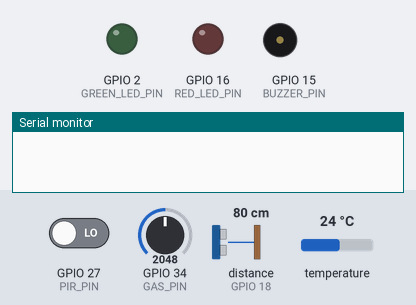
Recording of a program running on a simulated ESP32. Shown: output pins drawn as LEDs (lit = HIGH), buzzer (waves = sounding, pin HIGH), the last lines printed to the serial monitor. Wiring (from diagram.json): ultrasonic range finder: trigger GPIO 5; echo GPIO 18. The test bench sets the inputs (shaded band); at power-on: distance to the obstacle (sensor on GPIO 18) 80 cm, temperature 24 °C, GPIO 34 (GAS_PIN) = 2048, GPIO 27 (PIR_PIN) LOW (analog values on the 0–4095 scale). The echo pulse lasts 58.3 µs per cm; WiFi joins after 1.5 s; servers stay silent unless stated; random numbers use the default seed unless the program sets one; no MQTT or app messages arrive unless stated; pins used as bus, display or sensor lines are not drawn.

Above: at 0.0 s.
At 2.8 s:
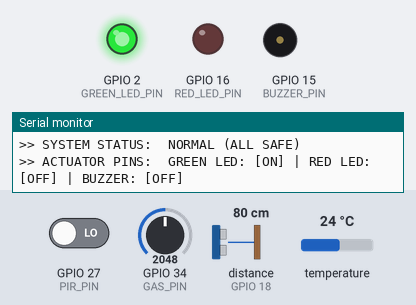
2.9 s: distance to the obstacle (sensor on GPIO 18) set to 2 cm
At 7.4 s:
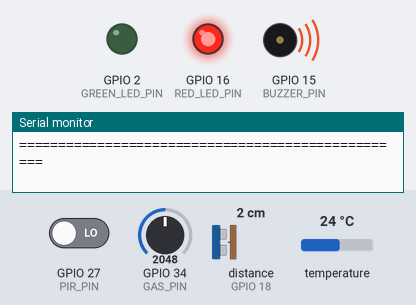
8.2 s: temperature set to 33 °C
12.2 s: GPIO 34 (GAS_PIN) set to 491
16.2 s: GPIO 27 (PIR_PIN) driven HIGH
Timing chart, 0 to 19.2 s (numbered marks = the images above; inputs shaded):
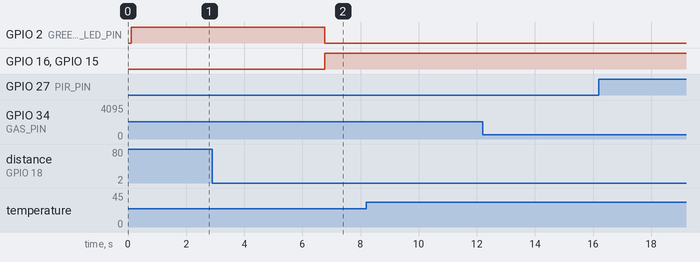

The program:

main.cpp
```cpp
/**
 * IoT-Based Smart Warehouse Monitoring System
 * Platform: ESP32 (Wokwi Simulation)
 *
 * Core Objectives:
 * 1. Monitor ambient temperature/humidity, hazardous gas levels, motion intrusion, and stock levels.
 * 2. Trigger localized hardware indicators (Green/Red LEDs, Buzzer) when safety thresholds are breached.
 * 3. Serialize telemetry into lightweight JSON payload and publish over Wi-Fi via MQTT protocol.
 *
 * Pin Mapping:
 * - DHT22 Data:        GPIO 4
 * - MQ-2 Gas Analog:   GPIO 34
 * - PIR Motion Sensor: GPIO 27
 * - HC-SR04 Trig:      GPIO 5
 * - HC-SR04 Echo:      GPIO 18
 * - Green LED:         GPIO 2 (220 ohm resistor)
 * - Red LED:           GPIO 16 (220 ohm resistor)
 * - Buzzer:            GPIO 15
 */

#include <Arduino.h>
#include <WiFi.h>
#include <PubSubClient.h>
#include <ArduinoJson.h>
#include <OneWire.h>
#include <DallasTemperature.h>
// ================= Pin Definitions =================
#define DHT_PIN         4
#define GAS_PIN         34
#define PIR_PIN         27
#define TRIG_PIN        5
#define ECHO_PIN        18
#define GREEN_LED_PIN   2
#define RED_LED_PIN     16
#define BUZZER_PIN      15

// ================= Alert Thresholds =================
#define TEMP_THRESHOLD_C     30.0f   // Alert if > 30 deg C
#define GAS_THRESHOLD_RAW    300     // Alert if scaled gas_raw > 300
#define LOW_STOCK_THRESHOLD  20      // Alert if stock < 20%
#define DIST_MIN_STOCK_CM    5.0f    // 5 cm = 100% stock
#define DIST_MAX_STOCK_CM    35.0f   // 35 cm = 0% stock

// ================= Network Configuration =================
const char* WIFI_SSID     = "Wokwi-GUEST";
const char* WIFI_PASSWORD = "";

// Public MQTT Broker
const char* MQTT_BROKER   = "broker.emqx.io";
const int   MQTT_PORT     = 1883;
const char* MQTT_TOPIC    = "warehouse/zone1/telemetry";

// Telemetry Polling Rate (2.0 seconds interval to match DHT22 0.5Hz sample rate)
const unsigned long POLL_INTERVAL_MS = 2000;

// ================= Global Instances =================
OneWire oneWire(DHT_PIN);
DallasTemperature tempSensor(&oneWire);
WiFiClient espClient;
PubSubClient mqttClient(espClient);

unsigned long lastPollTime = 0;
float lastValidDistance = 15.2f;
float lastValidTemp = 25.4f;


// ================= Function Declarations =================
void setupWiFi();
void reconnectMQTT();
float readUltrasonicDistance();
int calculateStockPercentage(float distanceCm);
int readCalibratedGasRaw();
void updateLocalAlarms(bool alert);
void publishTelemetry(float tempC, int gasRaw, int motion, float distanceCm, int stockPct, int alertStatus);

// ================= Setup =================
void setup() {
  Serial.begin(115200);
  delay(100);

  Serial.println("\n==================================================");
  Serial.println("  ESP32 SMART WAREHOUSE MONITORING NODE (IoE)    ");
  Serial.println("==================================================");

  // Use 10-bit ADC resolution (0 - 1023)
  analogReadResolution(10);

  // Initialize GPIO Pins
  pinMode(PIR_PIN, INPUT);
  pinMode(TRIG_PIN, OUTPUT);
  pinMode(ECHO_PIN, INPUT);
  pinMode(GREEN_LED_PIN, OUTPUT);
  pinMode(RED_LED_PIN, OUTPUT);
  pinMode(BUZZER_PIN, OUTPUT);

  // Initial actuator states (Safe: Green LED ON, Red OFF, Buzzer OFF)
  digitalWrite(GREEN_LED_PIN, HIGH);
  digitalWrite(RED_LED_PIN, LOW);
  digitalWrite(BUZZER_PIN, LOW);

  // Initialize DS18B20 Sensor
  tempSensor.begin();
  Serial.println("[INIT] DS18B20 sensor initialized on GPIO 4");


  // Configure MQTT socket timeout to 1s to prevent watchdog stalls
  mqttClient.setSocketTimeout(1);
  mqttClient.setServer(MQTT_BROKER, MQTT_PORT);

  // Connect to Wi-Fi non-blockingly
  setupWiFi();

  Serial.println("[INIT] System initialization complete. Starting monitor loop...\n");
}

// ================= Main Loop =================
void loop() {
  // Yield CPU time for ESP32 background tasks and Wi-Fi
  yield();

  // Maintain MQTT Connection non-blockingly
  if (WiFi.status() == WL_CONNECTED) {
    if (!mqttClient.connected()) {
      reconnectMQTT();
    }
    mqttClient.loop();
  }

  // Periodic sensor acquisition and telemetry evaluation
  unsigned long currentMillis = millis();
  if (currentMillis - lastPollTime >= POLL_INTERVAL_MS) {
    lastPollTime = currentMillis;

    // 1. Read DS18B20 Temperature
    tempSensor.requestTemperatures();
    float temperature = tempSensor.getTempCByIndex(0);
    if (temperature == DEVICE_DISCONNECTED_C || temperature < -50.0f) {
      temperature = lastValidTemp;
    } else {
      lastValidTemp = temperature;
    }

    // 2. Read MQ-2 Gas Sensor (calibrated to IoE protocol scale)
    int gasRaw = readCalibratedGasRaw();

    // 3. Read PIR Motion Sensor (GPIO 27)
    int motion = digitalRead(PIR_PIN);

    // 4. Read HC-SR04 Ultrasonic Distance (GPIO 5, 18)
    float distanceCm = readUltrasonicDistance();

    // 5. Calculate Stock Percentage (5cm=100%, 35cm=0%)
    int stockPct = calculateStockPercentage(distanceCm);

    // ==========================================
    // 6. Evaluate Alert Conditions & Grace Period
    // ==========================================
    bool highTempAlert   = (temperature > TEMP_THRESHOLD_C);
    bool gasLeakAlert    = (gasRaw > GAS_THRESHOLD_RAW);
    bool motionAlert     = (motion == HIGH);
    bool lowStockAlert   = (stockPct < LOW_STOCK_THRESHOLD);

    // 5-Second Startup Grace Period to prevent false alarms
    bool isWarmup = (millis() < 5000);
    bool globalAlert = false;

    if (isWarmup) {
      // Suppress alerts while sensors stabilize
      globalAlert = false;
    } else {
      globalAlert = highTempAlert || gasLeakAlert || motionAlert || lowStockAlert;
    }

    int alertStatus = globalAlert ? 1 : 0;

    // 7. Update Hardware Actuators (LEDs & Buzzer)
    updateLocalAlarms(globalAlert);

    // 8. Publish Telemetry over MQTT
    publishTelemetry(temperature, gasRaw, motion, distanceCm, stockPct, alertStatus);

    // 9. Serial Diagnostics
    Serial.println("==================================================");
    Serial.printf("[1] DS18B20 Temp:  %.1f C   --> %s (Limit > %.0f C)\n",
                  temperature, highTempAlert ? "*** ALERT: HIGH TEMP ***" : "[OK]", TEMP_THRESHOLD_C);
    Serial.printf("[2] Gas (Slider):  %d        --> %s (Limit > %d)\n",
                  gasRaw, gasLeakAlert ? "*** ALERT: GAS LEAK ***" : "[OK]", GAS_THRESHOLD_RAW);
    Serial.printf("[3] PIR Motion:    %s     --> %s\n",
                  motion == HIGH ? "DETECTED" : "NONE", motionAlert ? "*** ALERT: INTRUSION ***" : "[OK]");
    Serial.printf("[4] HC-SR04 Dist:  %.1f cm   --> Stock: %d %% %s (Limit < %d %%)\n",
                  distanceCm, stockPct, lowStockAlert ? "*** ALERT: LOW STOCK ***" : "[OK]", LOW_STOCK_THRESHOLD);
    Serial.println("--------------------------------------------------");
    Serial.printf(">> SYSTEM STATUS:  %s\n", globalAlert ? ">>> ALERT ACTIVE <<<" : "NORMAL (ALL SAFE)");
    Serial.printf(">> ACTUATOR PINS:  GREEN LED: [%s] | RED LED: [%s] | BUZZER: [%s]\n",
                  globalAlert ? "OFF" : "ON",
                  globalAlert ? "ON" : "OFF",
                  globalAlert ? "ON" : "OFF");
    Serial.println("==================================================\n");
  }
}

// ================= Wi-Fi Setup =================
void setupWiFi() {
  Serial.print("[WiFi] Connecting to AP: ");
  Serial.println(WIFI_SSID);

  WiFi.mode(WIFI_STA);
  WiFi.begin(WIFI_SSID, WIFI_PASSWORD);

  // Quick non-blocking attempt (max 3 seconds)
  int retries = 0;
  while (WiFi.status() != WL_CONNECTED && retries < 6) {
    delay(500);
    Serial.print(".");
    retries++;
  }

  if (WiFi.status() == WL_CONNECTED) {
    Serial.println("\n[WiFi] Connected successfully!");
    Serial.print("[WiFi] IP Address: ");
    Serial.println(WiFi.localIP());
  } else {
    Serial.println("\n[WiFi] Connecting in background...");
  }
}

// ================= MQTT Reconnection =================
void reconnectMQTT() {
  if (WiFi.status() != WL_CONNECTED) {
    return;
  }

  static unsigned long lastReconnectAttempt = 0;
  unsigned long now = millis();

  // Retry connection every 5 seconds without blocking
  if (now - lastReconnectAttempt > 5000) {
    lastReconnectAttempt = now;
    Serial.print("[MQTT] Connecting to broker... ");

    String clientId = "ESP32-WarehouseNode-" + String(random(0xffff), HEX);
    if (mqttClient.connect(clientId.c_str())) {
      Serial.println("Connected!");
    } else {
      Serial.print("Failed (rc=");
      Serial.print(mqttClient.state());
      Serial.println("), will retry...");
    }
  }
}

// ================= Gas Sensor Normalization =================
int readCalibratedGasRaw() {
  // Using Slide Potentiometer directly simulating 0-1023 analog gas level
  return analogRead(GAS_PIN);
}

// ================= Ultrasonic Measurement =================
float readUltrasonicDistance() {
  digitalWrite(TRIG_PIN, LOW);
  delayMicroseconds(2);
  digitalWrite(TRIG_PIN, HIGH);
  delayMicroseconds(10);
  digitalWrite(TRIG_PIN, LOW);

  // Measure pulse duration (timeout: 30ms -> ~5m max distance)
  long durationUs = pulseIn(ECHO_PIN, HIGH, 30000);
  if (durationUs <= 0) {
    // Retain last valid distance to avoid triggering false 0% stock alerts
    return lastValidDistance;
  }

  float distance = durationUs * 0.0343f / 2.0f;
  // Valid HC-SR04 physical range is 2cm - 400cm
  if (distance < 2.0f || distance > 400.0f) {
    return lastValidDistance;
  }

  lastValidDistance = distance;
  return distance;
}

// ================= Stock Calculation =================
int calculateStockPercentage(float distanceCm) {
  // 5 cm = 100% stock, 35 cm = 0% stock
  int stock = map((int)distanceCm, (int)DIST_MIN_STOCK_CM, (int)DIST_MAX_STOCK_CM, 100, 0);
  return constrain(stock, 0, 100);
}

// ================= Local Alarm Control =================
void updateLocalAlarms(bool alert) {
  if (alert) {
    digitalWrite(GREEN_LED_PIN, LOW);
    digitalWrite(RED_LED_PIN, HIGH);
    digitalWrite(BUZZER_PIN, HIGH);
  } else {
    digitalWrite(GREEN_LED_PIN, HIGH);
    digitalWrite(RED_LED_PIN, LOW);
    digitalWrite(BUZZER_PIN, LOW);
  }
}

// ================= Telemetry Publish =================
void publishTelemetry(float tempC, int gasRaw, int motion, float distanceCm, int stockPct, int alertStatus) {
  if (!mqttClient.connected()) {
    return;
  }

#if defined(ARDUINOJSON_VERSION_MAJOR) && (ARDUINOJSON_VERSION_MAJOR >= 7)
  JsonDocument doc;
#else
  StaticJsonDocument<256> doc;
#endif

  // Format floats to exactly 1 decimal place matching protocol requirements
  doc["temp_c"] = serialized(String(tempC, 1));
  doc["gas_raw"] = gasRaw;
  doc["motion"] = motion;
  doc["distance_cm"] = serialized(String(distanceCm, 1));
  doc["stock_pct"] = stockPct;
  doc["alert_status"] = alertStatus;

  char jsonBuffer[256];
  serializeJson(doc, jsonBuffer, sizeof(jsonBuffer));

  // Publish with 'retain=true' so the dashboard gets the latest data instantly on load
  bool published = mqttClient.publish(MQTT_TOPIC, jsonBuffer, true);
  if (published) {
    Serial.print("[MQTT PUB] Topic: ");
    Serial.println(MQTT_TOPIC);
    Serial.print("[MQTT PUB] Payload: ");
    Serial.println(jsonBuffer);
  } else {
    Serial.println("[MQTT PUB] Failed to publish message");
  }
}
```
